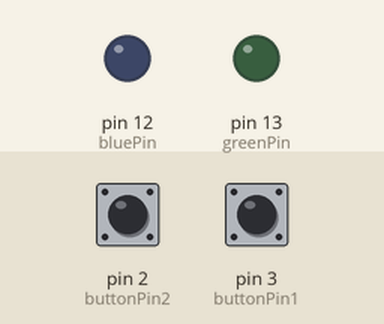
Recording of a sketch running on a simulated Arduino Uno, built with avr-gcc and run on an emulated ATmega328P. On the bench: output pins drawn as LEDs (lit = HIGH). The inputs (shaded band) are chosen by the test bench; at power-on: pin 2 (buttonPin2) LOW, pin 3 (buttonPin1) LOW.

Above: at 1.2 s.
1.3 s: pin 2 (buttonPin2) pulled HIGH for 0.15 s
At 1.4 s:
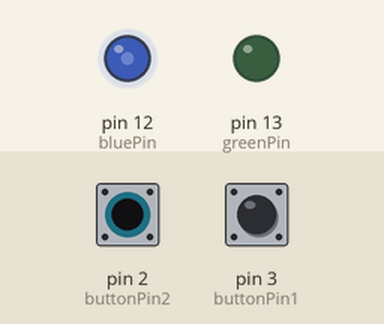
3.0 s: pin 3 (buttonPin1) pulled HIGH for 1 s
At 3.8 s:
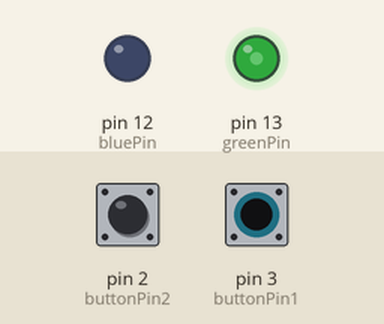
5.5 s: pin 3 (buttonPin1) pulled HIGH for 0.15 s
At 6.8 s:
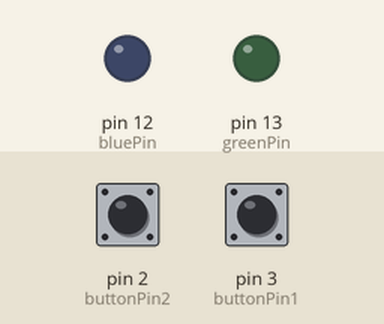
7.1 s: pin 2 (buttonPin2) pulled HIGH for 1 s
At 7.9 s:
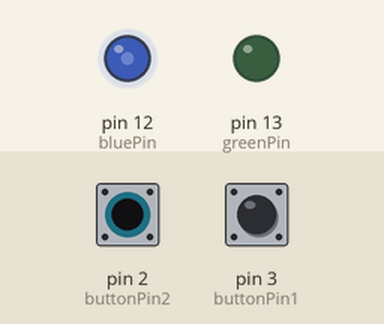
9.6 s: pin 2 (buttonPin2) pulled HIGH for 3.2 s
At 13.7 s:
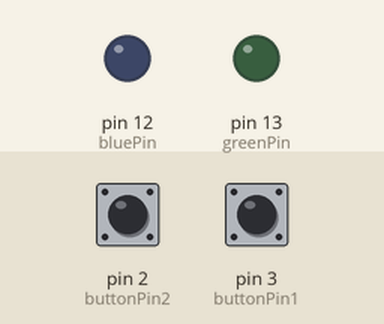
14.3 s: pin 3 (buttonPin1) pulled HIGH for 3.2 s
At 14.8 s:
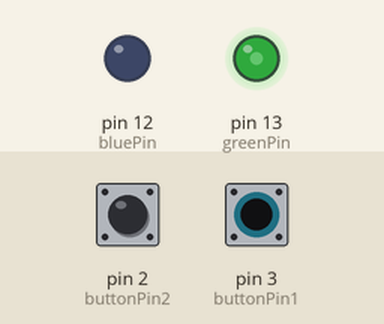
Timing chart, 0 to 19.0 s (numbered marks = the images above; inputs shaded):
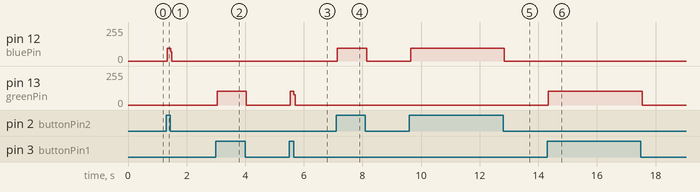

The sketch:

choose_LED_Buttons.ino
```cpp
// Choose LED via button input 06/07

// Idea: user chooses which LED to light up via button input. 2 buttons as input, 2 LEDs (green and blue) as output
// Process:
// - Copy&paste setup Choose LED via Serial code and refactor to pin the LEDs and buttons
// - Implementation questions: use while loops or if branches? Two separate instruction blocks for each button/LED?
//  Which works better if user wants to light up both LEDS? How would the code be processed with each option?
// - Logic decision: direct press button -> light LED response. If button is off, LED is also off. No delay for LED staying on after button press
// - 1st implementation: try with two separate if branches
// Did not work: first remove instructions to keep LEDS off. Did not work: try while loops.
// Did not work: add serial output code to check if button is being read
// Did not work for both buttons. No response on microcontroller when buttons are pressed: wiring issue
// Realised both LEDs were set up as input, fix that.
// Still no response from buttons press: disconnect and check wiring:
// - Check individual wires, some wires were a bit loose
// - Move button wiring to be exactly like in arduino documentation reference: still did not work
// -> leave further debugging for after lunch/another day

// 23/07
// Problem solved: was using buttonPin instead of buttonState for if branch condition


// DECLARATIONS: LED pin locations
const int greenPin = 13;
const int bluePin = 12;

// Button locations
const int buttonPin1 = 3;
const int buttonPin2 = 2;

// SETUP
void setup() {

  // Buttons setup
  pinMode(buttonPin1, INPUT);
  pinMode(buttonPin2, INPUT);

  // LEDs setup
  pinMode(greenPin, OUTPUT);
  pinMode(bluePin, OUTPUT);

}


void loop() {

  // Reset LEDs
  digitalWrite(greenPin, LOW);
  digitalWrite(bluePin, LOW);

  // Reading buttons input
  int buttonState1 = digitalRead(buttonPin1);
  int buttonState2 = digitalRead(buttonPin2);

  if (buttonState1 == HIGH) {

    digitalWrite(greenPin, HIGH);

  } else {

    digitalWrite(greenPin, LOW);
  }

  if (buttonState2 == HIGH) {

    digitalWrite(bluePin, HIGH);

  } else {

    digitalWrite(bluePin, LOW);
  }


}
```

Measured:
- after the input at 1.3 s, pin 12 (bluePin): 0/255 → 94/255 at once, → 0/255 0.12 s later
- after the input at 3.0 s, pin 13 (greenPin): 0/255 → 102/255 at once, → 0/255 1.0 s later
- after the input at 5.5 s, pin 13 (greenPin): 0/255 → 102/255 at once, → 0/255 0.12 s later
- after the input at 7.1 s, pin 12 (bluePin): 0/255 → 94/255 at once, → 0/255 1.0 s later
- after the input at 9.6 s, pin 12 (bluePin): 0/255 → 94/255 at once, → 0/255 3.2 s later
- after the input at 14.3 s, pin 13 (greenPin): 0/255 → 102/255 at once, → 0/255 3.2 s later
